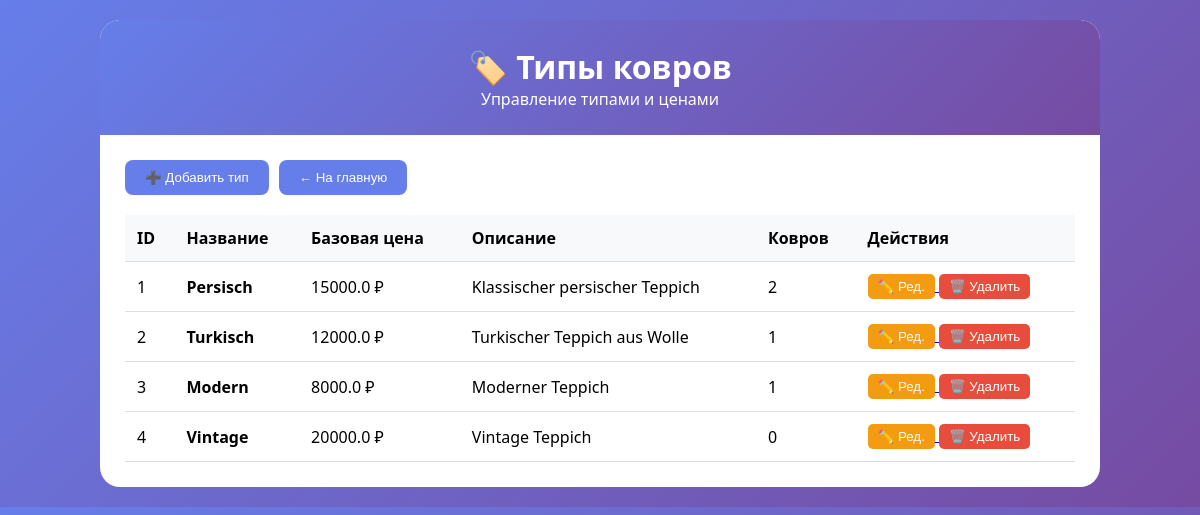
/types, run on an earlier commit of the app's database.
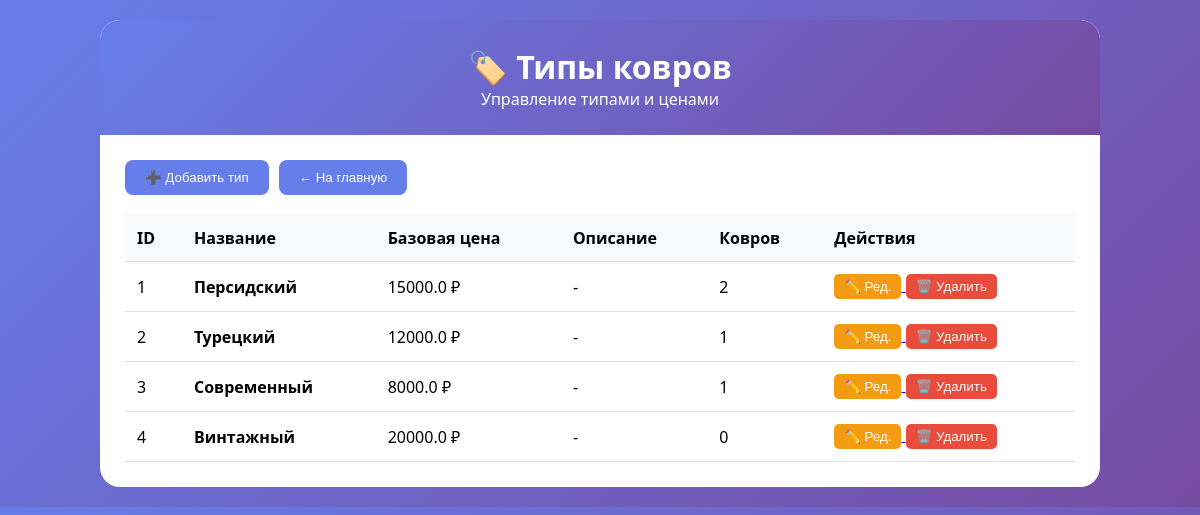
And on a later commit of the database.
### app.py (models this page shows)
class CarpetType(db.Model):
    id = db.Column(db.Integer, primary_key=True)
    name = db.Column(db.String(100), nullable=False, unique=True)
    base_price = db.Column(db.Float, nullable=False)
    description = db.Column(db.Text)
    created_at = db.Column(db.DateTime, default=datetime.utcnow)
    carpets = db.relationship('Carpet', backref='carpet_type_ref', lazy=True)

### app.py (the view)
@app.route('/types')
def types_list():
    return render_template('types.html', types=CarpetType.query.all())

### templates/types.html (shortened to what this page needs)
<!DOCTYPE html>
<html lang="ru">
<head>
</head>
<body>
<div class="container">
    <div class="header">
        <h1>🏷️ Типы ковров</h1>
        <p>Управление типами и ценами</p>
    </div>
    <div class="content">
        <div class="nav-buttons">
            <button onclick="openAddModal()">➕ Добавить тип</button>
            <button onclick="window.location.href='/'">← На главную</button>
        </div>
        <table>
            <thead>
                <tr>
                    <th>ID</th>
                    <th>Название</th>
                    <th>Базовая цена</th>
                    <th>Описание</th>
                    <th>Ковров</th>
                    <th>Действия</th>
                </tr>
            </thead>
            <tbody>
                {% for type in types %}
                <tr>
                    <td>{{ type.id }}</td>
                    <td><strong>{{ type.name }}</strong></td>
                    <td>{{ type.base_price }} ₽</td>
                    <td>{{ type.description or '-' }}</td>
                    <td>{{ type.carpets|length }}</td>
                    <td>
                        <a href="{{ url_for('edit_type', id=type.id) }}">
                            <button class="btn-edit">✏️ Ред.</button>
                        </a>
                        <button class="btn-delete" onclick="deleteType({{ type.id }})" {% if type.carpets|length > 0 %}disabled title="Есть ковры"{% endif %}>🗑️ Удалить</button>
                    </td>
                </tr>
                {% endfor %}
            </tbody>
        </table>
    </div>
</div>
</body>
</html>

What changed in the data, as far as the page shows it:
changed CarpetType id 1: name "Persisch" → "Персидский"; description "Klassischer persischer Teppich" → "-"
changed CarpetType id 2: name "Turkisch" → "Турецкий"; description "Turkischer Teppich aus Wolle" → "-"
changed CarpetType id 3: name "Modern" → "Современный"; description "Moderner Teppich" → "-"
changed CarpetType id 4: name "Vintage" → "Винтажный"; description "Vintage Teppich" → "-"
